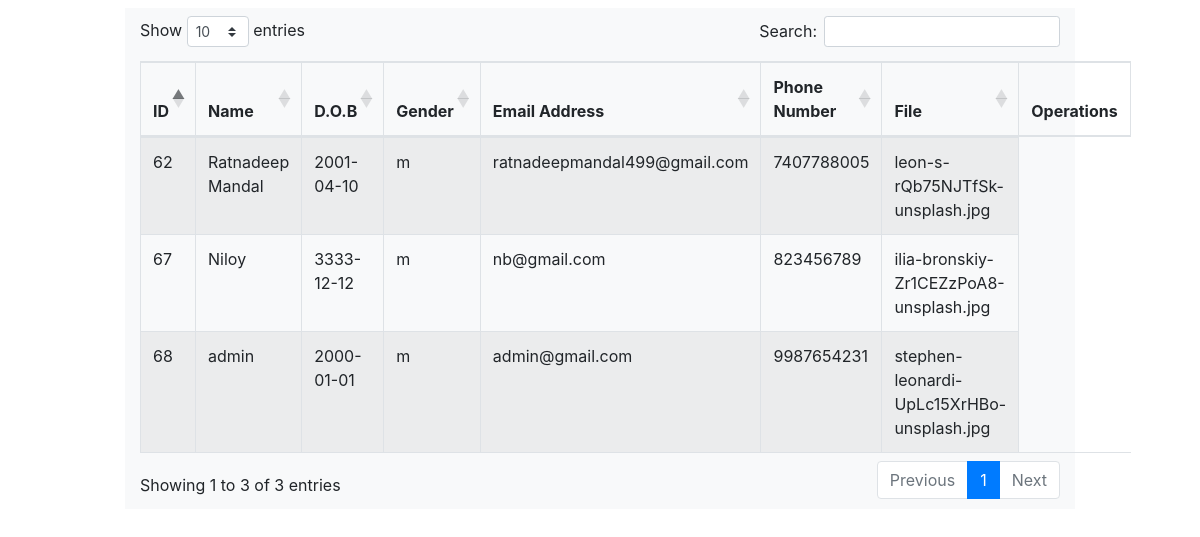
Page /admintablez.php on the committed database.
### tables this page shows
CREATE TABLE `sign_up` (
  `id` int(11) NOT NULL,
  `name` varchar(120) NOT NULL,
  `date` date NOT NULL,
  `gender` varchar(120) NOT NULL,
  `email` varchar(120) NOT NULL,
  `phone_no` varchar(120) NOT NULL,
  `password` varchar(120) NOT NULL,
  `cpassword` varchar(120) NOT NULL,
  `file` varchar(120) NOT NULL
);

### admintablez.php (the view, shortened to what this page needs)
<!DOCTYPE html>
<html>
<head>
    <link rel="stylesheet" type="text/css" href="https://cdnjs.cloudflare.com/ajax/libs/twitter-bootstrap/4.6.0/css/bootstrap.min.css"/>
<link rel="stylesheet" type="text/css" href="https://cdn.datatables.net/1.12.1/css/dataTables.bootstrap4.min.css"/>
</head>
<body>
    <div class="container">
        <div class="row justify-content-center">
            <div class="col-lg-10 bg-light round my-2 py-2">
                <table class="table table-striped table-hover table-bordered">
                    <thead>
                        <tr>
                        <th>ID</th>
                        <th>Name</th>
                        <th>D.O.B</th>
                        <th>Gender</th>
                        <th>Email Address</th>
                        <th>Phone Number</th>
                        <th>File</th>
                        <th colspan="2" align="center">Operations</th>
                        </tr>
                    </thead>
                    <tbody>
                        <?php
                        include_once('connect.php');
                        $sql = "SELECT * FROM sign_up";
                        $result = mysqli_query($conn,$sql);
                        if ($result->num_rows > 0):
                        while($array=mysqli_fetch_array($result)){
                        ?>
                        <tr>
                            <td><?php echo $array[0]; ?></td>
                            <td><?php echo $array[1]; ?></td>
                            <td><?php echo $array[2]; ?></td>
                            <td><?php echo $array[3]; ?></td>
                            <td><?php echo $array[4]; ?></td>
                            <td><?php echo $array[5]; ?></td>
                            <td><?php echo $array[8]; ?></td>
                        </tr>
                        <?php
                    }
                endif;
                        ?>
                    </tbody>
                </table>
            </div>
        </div>
    </div>
</body>
</html>

### rows in the picture
sign_up: id "62", name "Ratnadeep Mandal", date "2001-04-10", gender "m", email "ratnadeepmandal499@gmail.com", phone_no "7407788005", file "leon-s-rQb75NJTfSk-unsplash.jpg"
sign_up: id "67", name "Niloy", date "3333-12-12", gender "m", email "nb@gmail.com", phone_no "823456789", file "ilia-bronskiy-Zr1CEZzPoA8-unsplash.jpg"
sign_up: id "68", name "admin", date "2000-01-01", gender "m", email "admin@gmail.com", phone_no "9987654231", file "stephen-leonardi-UpLc15XrHBo-unsplash.jpg"
